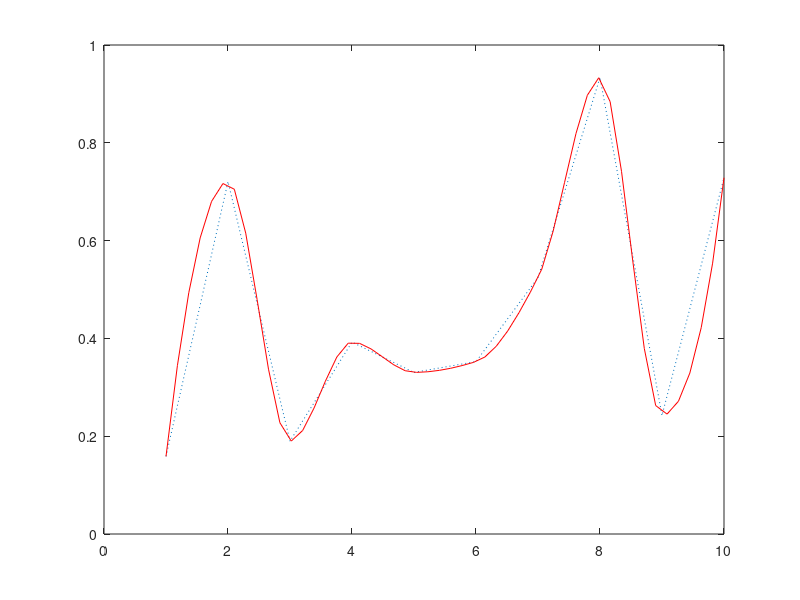

The MATLAB script that drew this image: (Note: this script raises an error after producing the figure.)
% cap3_interp1_exemplo ()
echo on
% Pontos no plano
x=1:10;
y=rand(1,10);
% Pontos de interpolacao
xi=linspace(1,10,50);
% Curva de interpolacao
yi=interp1(x,y,xi,'cubic');
% Visualizacao dos resultados
plot(x,y,':',xi,yi,'r')
legend('Pontos','Interpolacao Cubica',0)
